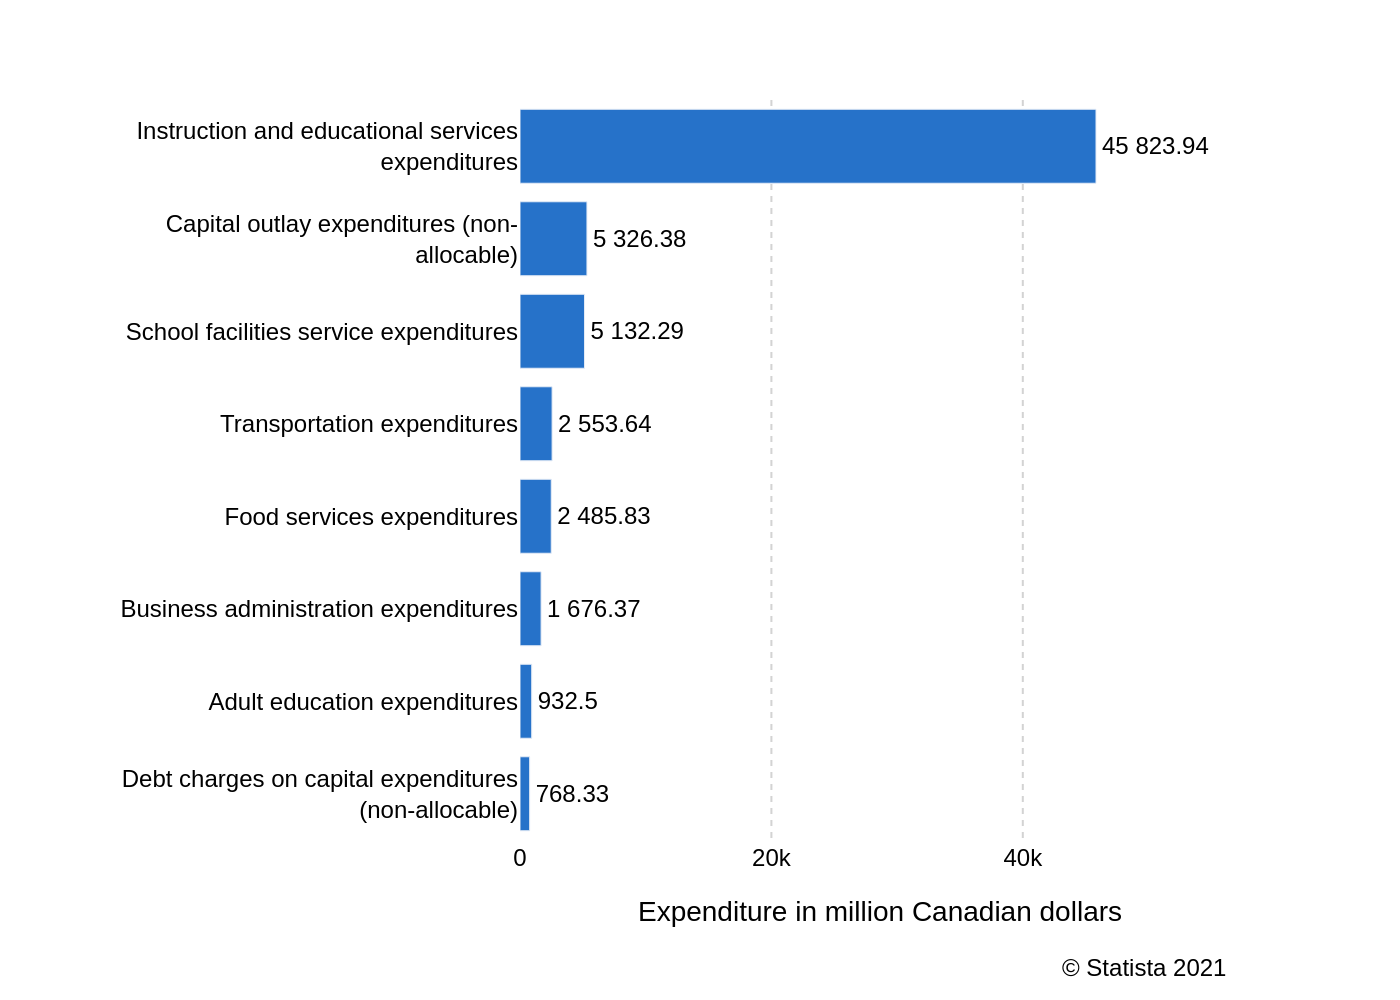

The script that drew this image:
import sys
import json
import pathlib
import plotly.graph_objects as go

# --- 1. Load data from JSON file provided as a command-line argument ---
if len(sys.argv) != 2:
    print("Usage: python create_chart.py <path_to_json_file>")
    sys.exit(1)

json_path = sys.argv[1]
try:
    with open(json_path, 'r', encoding='utf-8') as f:
        chart_data_json = json.load(f)
except FileNotFoundError:
    print(f"Error: The file {json_path} was not found.")
    sys.exit(1)
except json.JSONDecodeError:
    print(f"Error: The file {json_path} is not a valid JSON.")
    sys.exit(1)

# --- 2. Extract data and text from the JSON structure ---
data = chart_data_json['chart_data']
texts = chart_data_json['texts']
colors = chart_data_json['colors']

y_categories = [item['category'] for item in data]
x_values = [item['value'] for item in data]
text_labels = [item['label'] for item in data]

# --- 3. Create the Plotly figure ---
fig = go.Figure()

# Add the bar trace
fig.add_trace(go.Bar(
    y=y_categories,
    x=x_values,
    text=text_labels,
    textposition='outside',
    texttemplate='%{text}',
    marker_color=colors[0],
    orientation='h',
    hoverinfo='none',
    cliponaxis=False
))

# --- 4. Configure the layout and styling ---

# Combine title and subtitle
title_text = ""
if texts.get("title"):
    title_text += texts["title"]
if texts.get("subtitle"):
    title_text += f"<br><sub>{texts['subtitle']}</sub>"

fig.update_layout(
    font=dict(family="Arial", size=12, color="black"),
    title=dict(text=title_text, x=0.05, xanchor='left'),
    xaxis=dict(
        title=texts.get('x_axis_title'),
        showgrid=True,
        gridcolor='lightgray',
        griddash='dot',
        zeroline=False,
        showline=False,
        ticks='',
        range=[0, max(x_values) * 1.25]  # Extend range to fit labels
    ),
    yaxis=dict(
        title=texts.get('y_axis_title'),
        autorange="reversed",  # To display categories from top to bottom
        showgrid=False,
        ticks='',
        showline=False
    ),
    plot_bgcolor='white',
    showlegend=False,
    margin=dict(l=260, r=80, t=50, b=80),
    annotations=[
        dict(
            xref='paper', yref='paper',
            x=0.99, y=-0.15,
            xanchor='right', yanchor='top',
            text=texts.get('source'),
            showarrow=False,
            font=dict(size=12)
        )
    ]
)

# --- 5. Output the chart as a PNG file ---
base_name = pathlib.Path(json_path).stem
output_filename = f"{base_name}.png"
fig.write_image(output_filename, scale=2)

print(f"Chart saved as {output_filename}")
